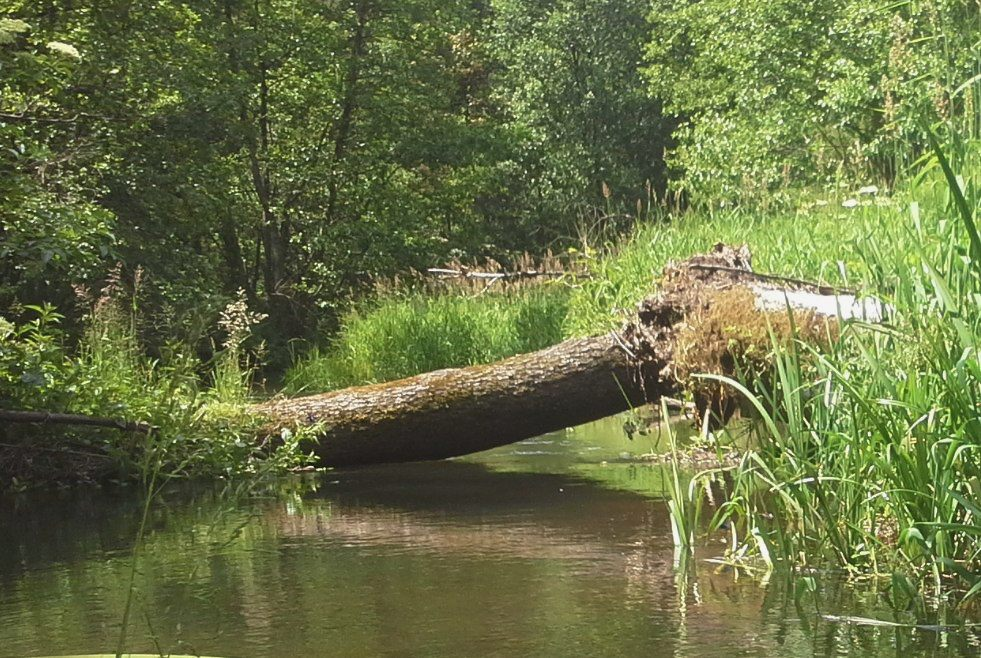
%> input picture Lab6/rzeczka.jpg, 981 x 658 px
$ octave pdf1_1.m   (GNU Octave 9; MATLAB toolbox functions it lacks are replaced by stand-ins)
%> lines starting %> are read from the running program, lines starting %| are printed output that depends on the picture
clear;
clf;
clc;
img = double(imread('rzeczka.jpg'));
R = 255;
G = 255;
B = 0;
img_out = img;
img_out(:,10:50,1) = R;
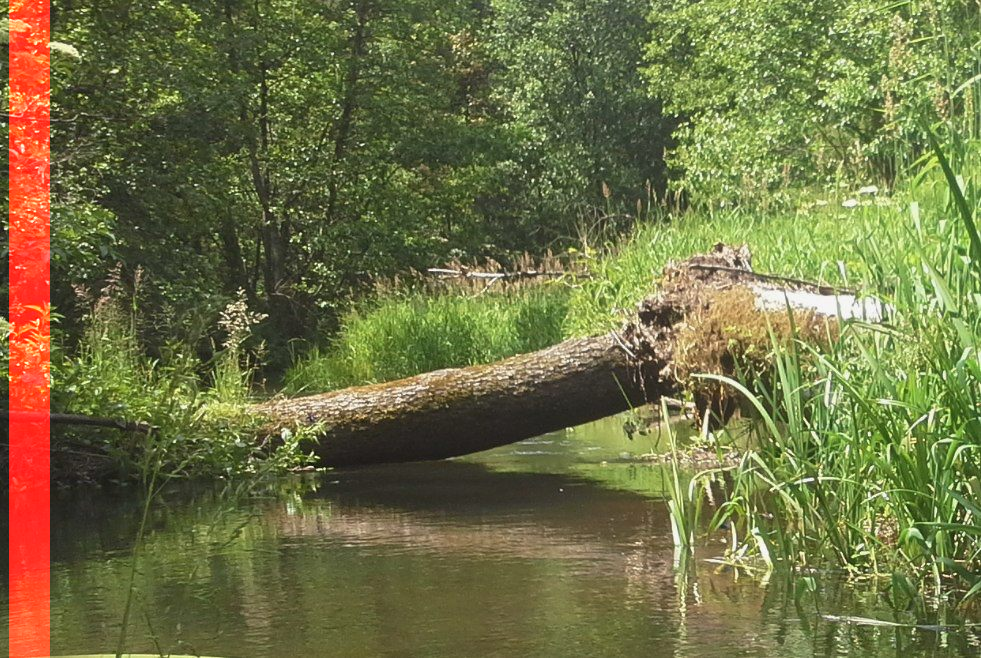
%> img_out: size 658x981x3 double; mean R, G, B 112.3, 113.4, 68.7
img_out(:,10:50,2) = G;
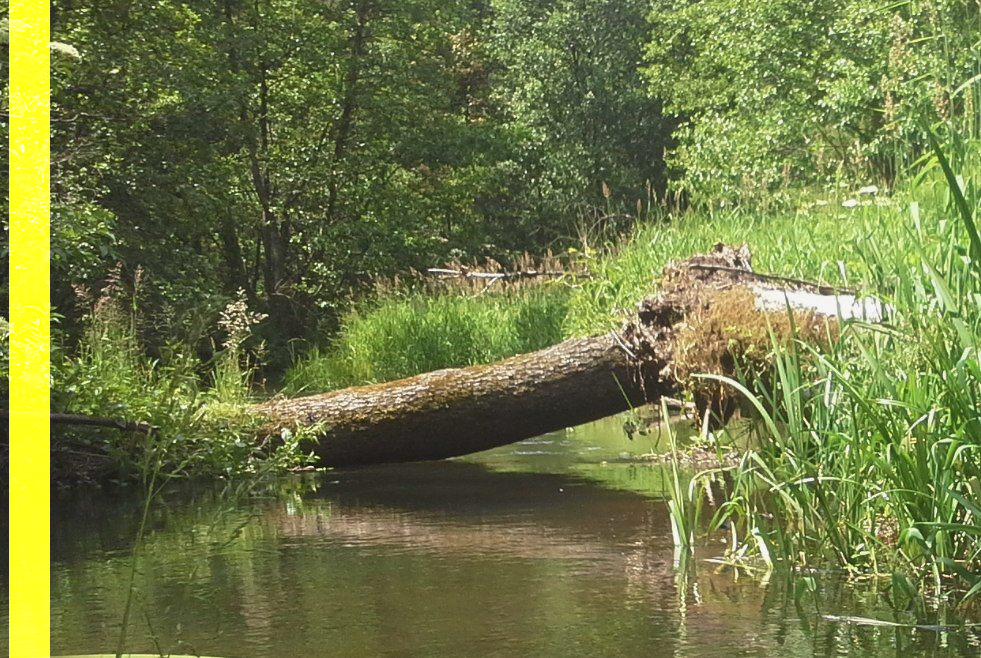
%> img_out: size 658x981x3 double; mean R, G, B 112.3, 120.8, 68.7
img_out(:,10:50,3) = B;
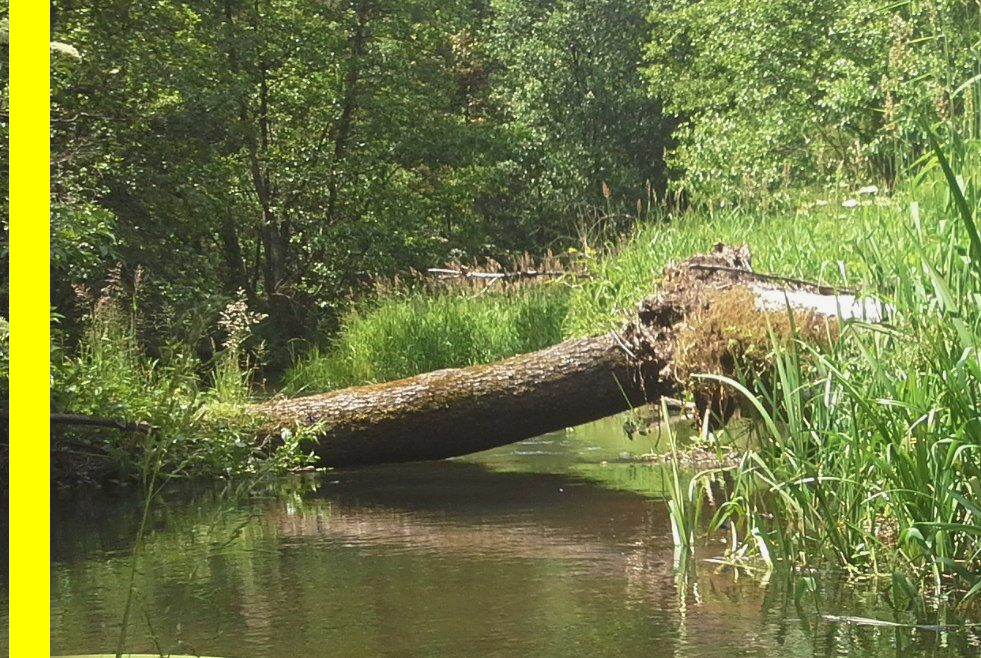
%> img_out: size 658x981x3 double; mean R, G, B 112.3, 120.8, 66.7
imshow(img_out/255);
